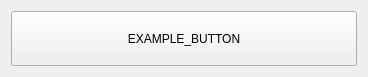
<?xml version="1.0" encoding="UTF-8"?>
<ui version="4.0">
 <class>TOOL_NAME_Widget</class>
 <widget class="QWidget" name="TOOL_NAME_Widget">
  <property name="geometry">
   <rect>
    <x>0</x>
    <y>0</y>
    <width>368</width>
    <height>77</height>
   </rect>
  </property>
  <property name="windowTitle">
   <string>TOOL_NAME</string>
  </property>
  <layout class="QHBoxLayout" name="horizontalLayout">
   <item>
    <widget class="QPushButton" name="example_BTN">
     <property name="sizePolicy">
      <sizepolicy hsizetype="Minimum" vsizetype="Minimum">
       <horstretch>0</horstretch>
       <verstretch>0</verstretch>
      </sizepolicy>
     </property>
     <property name="text">
      <string>EXAMPLE_BUTTON</string>
     </property>
    </widget>
   </item>
  </layout>
 </widget>
 <resources/>
 <connections/>
</ui>
